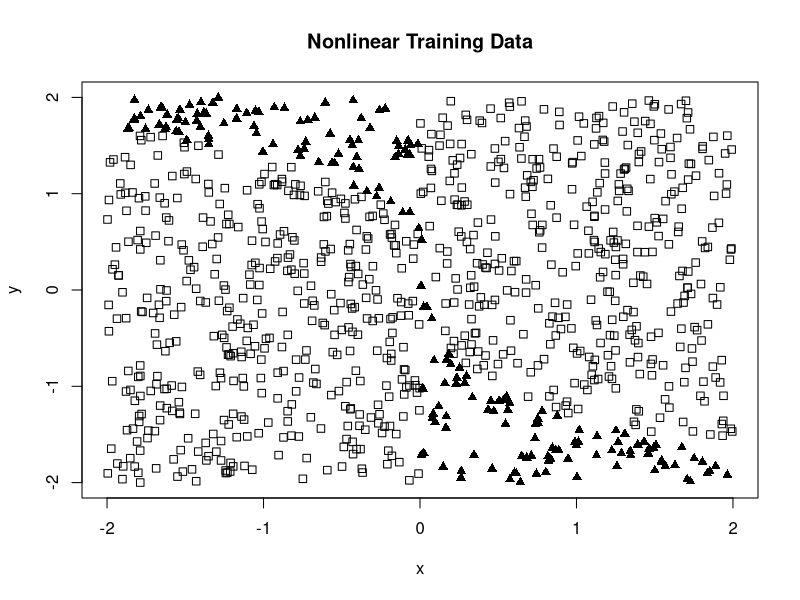
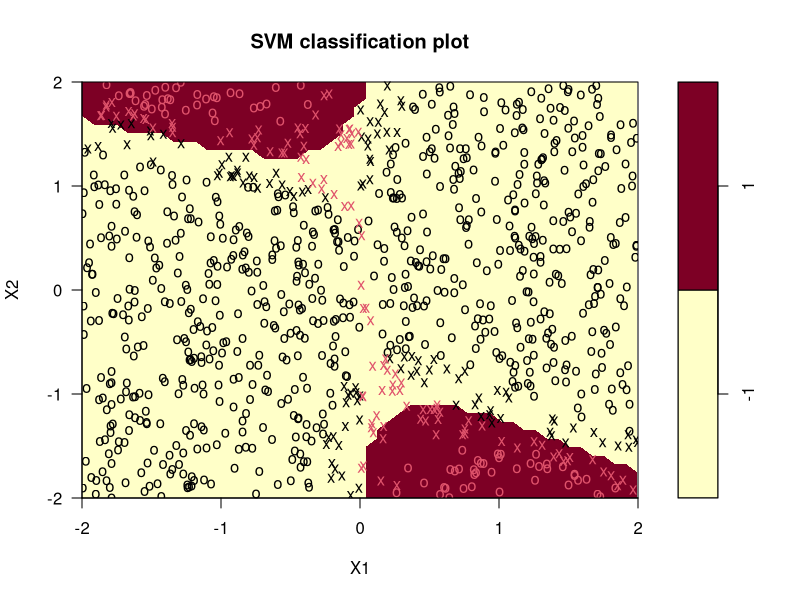

These charts were generated, in order, by the following R code:
#This example uses a more complex nonlinear decision boundary
# and introduces C-SVM regularization.


#load the e1071 library
library("e1071")

# This function generates nonlinearly-separable data in two dimensions.
#  a,b,c: the coefficients of x, y, and the bias
#  xmin, xmax: bounds on x values
#  ymin, ymax: bounds on y values
#  npts: number of sample points to generate
sample_nonlinear_data = function(a, b, c, xmin, xmax, ymin, ymax, npts)
{
	#initialize arrays to hold data
	xy = array(0, dim=c(npts, 2))
	cls = array(0, dim=c(npts, 1))
	nGenPnts = 0;
	#create sample data points
	while (nGenPnts < npts) {
		#generate random (x,y) location within bounds
		x = runif(1, min=xmin, max=xmax) #generate uniform random numbers between xmin and xmax
		y = runif(1, min=ymin, max=ymax) #generate uniform random numbers between ymin and ymax
		
		#compute margin of (x,y)
		z = a*x^2 + b*y^3*x + c*cos(y)*sin(x)
		
		#compute class of (x,y)
		xyCls = sign(z)
		
		#save point
		xy[nGenPnts+1, 1] = x
		xy[nGenPnts+1, 2] = y
		cls[nGenPnts+1] = xyCls
		nGenPnts = nGenPnts + 1
	}
	#convert locations and classes into a data frame
	ds = data.frame(xy, cls=as.factor(cls))

	return(ds)
}


# Plot a dataset returned from sample_linear_data
#  ds: the dataset
#  title: the plot title
plot_data = function(ds, title="Dataset")
{
	x = ds[ , 1]
	y = ds[ , 2]
	cls = ds$cls
	
	c1 = cls == levels(cls)[1]
	c2 = cls == levels(cls)[2]
	
	plot(x[c1], y[c1], type="p", pch=0, main=title, xlab="x", ylab="y", ylim=c(-2, 2), xlim=c(-2, 2))
	points(x[c2], y[c2], pch=17)	
}


#compute the zero-one loss, the proportion of mis-classified values
zero_one_loss = function(pred_vals, real_vals)
{
   #convert factors to numeric values
   pred_vals = as.numeric(pred_vals)
   real_vals = as.numeric(real_vals)

   loss = 0	
	#each mis-classification adds one to the sum
	for (i in 1:length(pred_vals)) {
		if (pred_vals[i] != real_vals[i]) {
			loss = loss + 1
		}	
	}
	
	#normalize the loss by the # of predicted values, turning it into a proportion
	result = loss/length(pred_vals)
   return(result)
}


#generate some sample nonlinear data
a = -0.5
b = -0.2
c = 0.05
npts = 1000
trainingData = sample_nonlinear_data(a, b, c, -2, 2, -2, 2, npts)

#visualize the sample data
plot_data(trainingData, "Nonlinear Training Data")

#train a simple linear SVM on the data. Play with different values
# of the regularization parameter "C" and see how predictions do.
# Higher values of C penalize deviations from the training data
# more, which hurts the ability to predict test data. Lower values
# of C have the opposite effect.
svmModel = svm(cls ~ ., data=trainingData, kernel="radial", C=10)
summary(svmModel)

#use the built-in plot.svm function to display decision boundary
#and support vectors
X11() #quartz() on mac, windows() on MS windows - opens a new plot window
plot(svmModel, trainingData, X2 ~ X1, ylim=c(-2, 2), xlim=c(-2, 2))

#create 30 test data points for validation
testData = sample_nonlinear_data(a, b, c, -2, 2, -2, 2, 50)

#predict the output of the test data
predClasses = predict(svmModel, testData)

#compute the prediction performance
perf = zero_one_loss(predClasses, testData$cls)

perfStr = sprintf('SVM Performance: %0.1f%% incorrect predictions on test data', perf*100)
print(perfStr)


